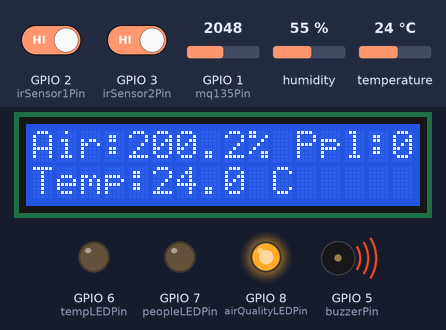
A sketch run on a simulated ESP32-S3. Parts: 16×2 character LCD, output pins drawn as LEDs (lit = HIGH), buzzer (waves = sounding, pin HIGH). Inputs (shaded band) come from the test bench; at power-on: temperature 24 °C, GPIO 1 (mq135Pin) = 2048, GPIO 2 (irSensor1Pin) HIGH, GPIO 3 (irSensor2Pin) HIGH, humidity 55 %. What the sketch prints to the serial monitor is not drawn.

Above: at 1.2 s.
1.3 s: temperature set to 11 °C
At 3.4 s:
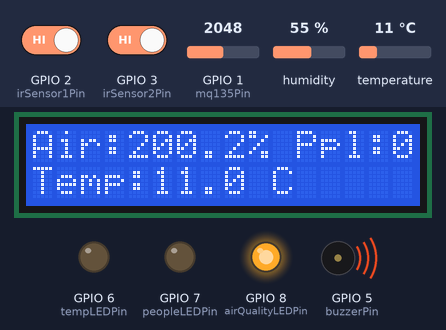
3.7 s: temperature set to 8 °C
At 4.6 s:
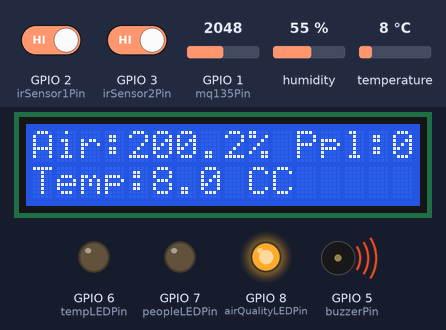
5.7 s: GPIO 1 (mq135Pin) set to 218
At 6.3 s:
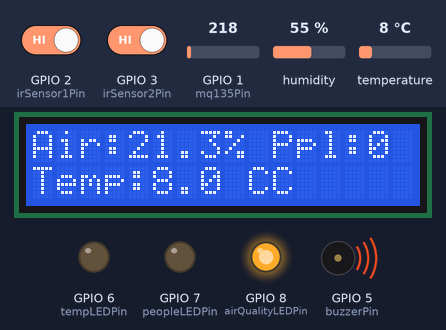
7.3 s: GPIO 1 (mq135Pin) set to 187
At 8.0 s:
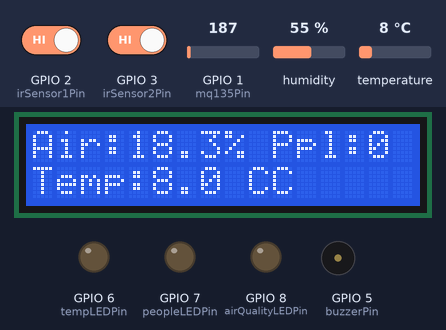
8.8 s: temperature set to 24 °C
At 11.6 s:
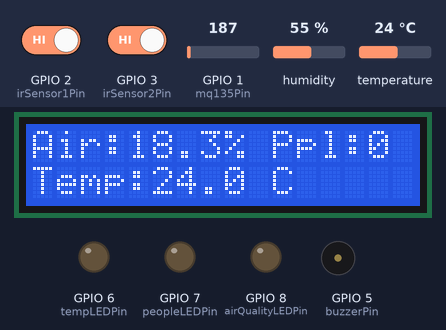
11.9 s: temperature set to 27 °C
At 13.3 s:
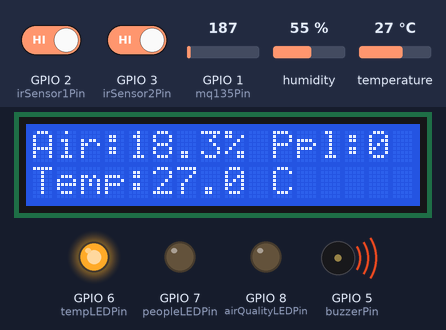
Timing chart, 0 to 14.9 s (numbered marks = the images above; inputs shaded):
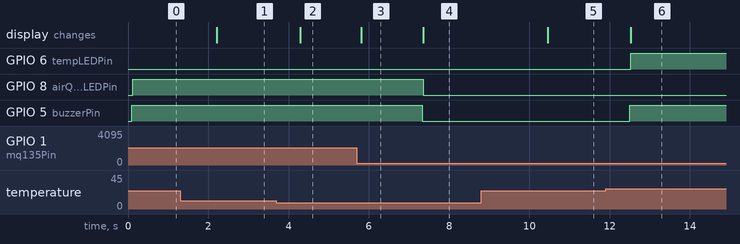

The sketch:

Arduino_Nano.ino
```cpp
#include <Wire.h>
#include <LCD_I2C.h>
#include <DHT.h>  // Include the DHT library

// Initialize the LCD with the I2C address and dimensions (16x2)
LCD_I2C lcd(0x27, 16, 2); // Change the address if needed

// Define the IR sensor pins
const int irSensor1Pin = 2;  // First sensor pin (outside)
const int irSensor2Pin = 3;  // Second sensor pin (inside)

// DHT11 sensor pin and type
const int dhtPin = 4;         // Pin connected to DHT11
DHT dht(dhtPin, DHT11);       // Create DHT11 object

// MQ-135 sensor pin
const int mq135Pin = A0;      // Analog pin connected to MQ-135

// Buzzer pin
const int buzzerPin = 5;      // Pin connected to the buzzer


const int tempLEDPin = 6; // Pin for the temperature LED
const int peopleLEDPin = 7; // Pin for the people count LED
const int airQualityLEDPin = 8; // Pin for the air quality LED

float airQualityPercent = (analogRead(mq135Pin) / 1023.0) * 100;
float temperature = dht.readTemperature();


// Variables to keep track of sensor states, timers, and people count
bool sensor1Triggered = false;
bool sensor2Triggered = false;
unsigned long entryStartTime = 0;
unsigned long exitStartTime = 0;
int peopleCount = 0;


void setup() {
  // Start serial communication
  Serial.begin(9600);

  // Set the IR sensor pins as input
  pinMode(irSensor1Pin, INPUT);
  pinMode(irSensor2Pin, INPUT);

  // Initialize the DHT11 sensor
  dht.begin();

  // Initialize the LCD
  lcd.begin();  // Initialize the LCD
  lcd.backlight();  // Turn on the backlight

  // Initialize buzzer pin
  pinMode(buzzerPin, OUTPUT);
// the led thingy
  pinMode(tempLEDPin, OUTPUT);
  pinMode(peopleLEDPin, OUTPUT);
  pinMode(airQualityLEDPin, OUTPUT);

  // Print initial values on the LCD
  lcd.print("Air:0% Ppl:");
}

void loop() {
  // Read the sensor values
  int sensor1Value = digitalRead(irSensor1Pin);
  int sensor2Value = digitalRead(irSensor2Pin);

  // Read temperature and humidity from DHT11
  float temperature = dht.readTemperature();  // Get temperature in Celsius

  // Read air quality from MQ-135
  int mq135Value = analogRead(mq135Pin); // Read the analog value from MQ-135
  float airQualityPercent = (mq135Value / 1023.0) * 100; // Calculate air quality percentage


  bool temperatureExceeded = temperature > 25;
  bool peopleExceeded = peopleCount > 10;
  bool airQualityExceeded = airQualityPercent > 20;

  // Activate buzzer if any threshold is exceeded
  if (temperatureExceeded || peopleExceeded || airQualityExceeded) {
    digitalWrite(buzzerPin, HIGH); // Turn on the buzzer
  } else {
    digitalWrite(buzzerPin, LOW);  // Turn off the buzzer
  }


  // Update the LCD display with air quality percentage and people count
  lcd.setCursor(0, 0);  // Move to the start of the first row
  lcd.print("Air:");
  lcd.print(airQualityPercent, 1); // Display air quality percentage to 1 decimal place
  lcd.print("% Ppl:");
  lcd.print(peopleCount);         // Display people count

  // Clear extra characters if the people count has fewer digits
  if (peopleCount < 10) {
    lcd.print(" ");               // Print space to clear any leftover digit
  }

  // Display temperature value on the second line
  lcd.setCursor(0, 1);            // Move to the start of the second row
  lcd.print("Temp:");
  lcd.print(temperature, 1);      // Display temperature value to 1 decimal place
  lcd.print(" C");


  // Define the timer interval in milliseconds (5000 ms = 5 seconds)
  const unsigned long timerInterval = 1000;

  // Entry detection logic
  if (sensor1Value == LOW && !sensor1Triggered && !sensor2Triggered) {
    sensor1Triggered = true;           // Mark sensor 1 as triggered
    entryStartTime = millis();         // Start the entry timer
  }

  if (sensor2Value == LOW && sensor1Triggered && !sensor2Triggered) {
    if (millis() - entryStartTime <= timerInterval) {  // Check if within 5-second window
      Serial.println("Someone has entered the room!");
      peopleCount++;  // Increment the people counter
      Serial.print("People count: ");
      Serial.println(peopleCount);
      // Send data to ESP32
      Serial.print("Data to ESP32: ");
      Serial.print("Temp: ");
      Serial.print(temperature);
      Serial.print(" C, Air: ");
      Serial.print(airQualityPercent);
      Serial.print("%, Ppl: ");
      Serial.println(peopleCount);

      // Reset both triggers for new detection
      sensor1Triggered = false;
      sensor2Triggered = false;
    }
  }

  // If 5 seconds have passed without the second sensor triggering, reset
  if (sensor1Triggered && millis() - entryStartTime > timerInterval) {
    sensor1Triggered = false;  // Reset entry trigger
  }

  // Exit detection logic
  if (sensor2Value == LOW && !sensor2Triggered && !sensor1Triggered) {
    sensor2Triggered = true;           // Mark sensor 2 as triggered
    exitStartTime = millis();          // Start the exit timer
  }

  if (sensor1Value == LOW && sensor2Triggered && !sensor1Triggered) {
    if (millis() - exitStartTime <= timerInterval) {  // Check if within 5-second window
      Serial.println("Someone has left the room!");
      if (peopleCount > 0) peopleCount--;  // Decrement the people counter, ensuring it doesn't go below zero
      Serial.print("People count: ");
      Serial.println(peopleCount);
      // Send data to ESP32
      Serial.print("Data to ESP32: ");
      Serial.print("Temp: ");
      Serial.print(temperature);
      Serial.print(" C, Air: ");
      Serial.print(airQualityPercent);
      Serial.print("%, Ppl: ");
      Serial.println(peopleCount);

      // Reset both triggers for new detection
      sensor1Triggered = false;
      sensor2Triggered = false;
    }
  }


  //here!!!!!!!!!!!!!!!!!!!


  if (temperature > 25) {
    digitalWrite(tempLEDPin, HIGH); // Turn on the LED
  } else {
    digitalWrite(tempLEDPin, LOW); // Turn off the LED
  }

 if (peopleCount > 10) {
    digitalWrite(peopleLEDPin, HIGH); // Turn on the LED
  } else {
    digitalWrite(peopleLEDPin, LOW); // Turn off the LED
  }


  if (airQualityPercent > 20) {
    digitalWrite(airQualityLEDPin, HIGH); // Turn on the LED
  } else {
    digitalWrite(airQualityLEDPin, LOW); // Turn off the LED
  }


  // If 5 seconds have passed without the first sensor triggering, reset
  if (sensor2Triggered && millis() - exitStartTime > timerInterval) {
    sensor2Triggered = false;  // Reset exit trigger
  }

  // Update temperature and send data to ESP32 every 2 seconds
  static unsigned long lastDataUpdate = 0;
  if (millis() - lastDataUpdate >= 2000) { // Update every 2 seconds
    lastDataUpdate = millis(); // Update timer

    // Read temperature and send it to Serial
    Serial.print("Temp: ");
    Serial.print(temperature); // Print the temperature value
    Serial.println(" C"); // Print the unit

    // Send air quality percentage and people count to Serial
    Serial.print("Air: ");
    Serial.print(airQualityPercent);
    Serial.print("%, Ppl: ");
    Serial.println(peopleCount); // Print people count

    // Send data to ESP32 via Serial (UART)
    Serial.print("Data to ESP32: ");
    Serial.print("Temp: ");
    Serial.print(temperature);
    Serial.print(" C, Air: ");
    Serial.print(airQualityPercent);
    Serial.print("%, Ppl: ");
    Serial.println(peopleCount);
  }

  // Small delay to stabilize readings
  delay(100);
}
```

Measured:
- the behaviour switches between 10 and 9 °C on temperature (found by bisection; images 1 and 2)
- the behaviour switches between 205 and 204 on GPIO 1 (mq135Pin) (found by bisection; images 3 and 4)
- the behaviour switches between 25 and 26 °C on temperature (found by bisection; images 5 and 6)
- after the input at 1.3 s, the display: changes after 0.91 s (image 1)
- after the input at 3.7 s, the display: changes after 0.59 s (image 2)
- after the input at 5.7 s, the display: changes after 0.11 s (image 3)
- after the input at 7.3 s, GPIO 8 (airQualityLEDPin): HIGH → LOW after 0.06 s; GPIO 5 (buzzerPin): HIGH → LOW at once; the display: changes after 0.06 s (image 4)
- after the input at 8.8 s, the display: changes after 1.7 s (image 5)
- after the input at 11.9 s, GPIO 6 (tempLEDPin): LOW → HIGH after 0.63 s; GPIO 5 (buzzerPin): LOW → HIGH after 0.60 s; the display: changes after 0.63 s (image 6)
